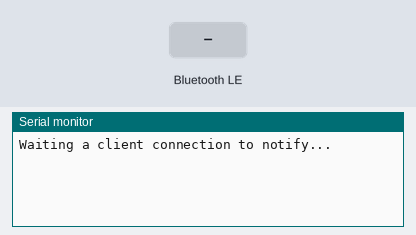
A sketch run on a simulated ESP32. Parts: the last lines printed to the serial monitor. The test bench sets the inputs (shaded band). Nothing arrives over Bluetooth unless stated; a phone connects over Bluetooth LE 3 s after start.

Above: at 1.2 s.
1.3 s: Bluetooth LE write "1" received
At 2.2 s:
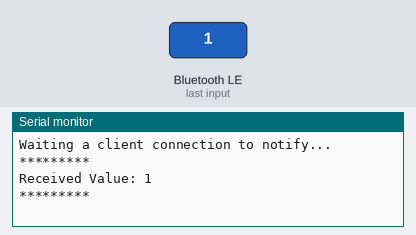
2.8 s: Bluetooth LE write "0" received
At 3.3 s:
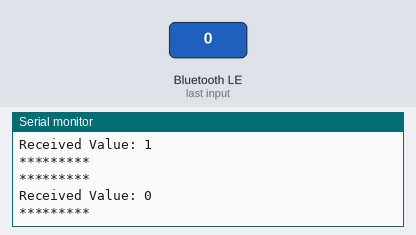
4.3 s: Bluetooth LE write "2" received
At 5.7 s:
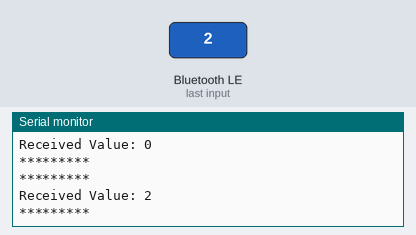

Measured:
- after the input at 1.3 s, the serial monitor: prints a new line after 0.05 s (image 1)
- after the input at 2.8 s, the serial monitor: prints a new line after 0.05 s (image 2)
- after the input at 4.3 s, the serial monitor: prints a new line after 0.05 s (image 3)

The sketch:

BLE_uart.ino
```cpp
/*
    Video: https://www.youtube.com/watch?v=oCMOYS71NIU
    Based on Neil Kolban example for IDF: https://github.com/nkolban/esp32-snippets/blob/master/cpp_utils/tests/BLE%20Tests/SampleNotify.cpp
    Ported to Arduino ESP32 by Evandro Copercini

   Create a BLE server that, once we receive a connection, will send periodic notifications.
   The service advertises itself as: 6E400001-B5A3-F393-E0A9-E50E24DCCA9E
   Has a characteristic of: 6E400002-B5A3-F393-E0A9-E50E24DCCA9E - used for receiving data with "WRITE"
   Has a characteristic of: 6E400003-B5A3-F393-E0A9-E50E24DCCA9E - used to send data with  "NOTIFY"

   The design of creating the BLE server is:
   1. Create a BLE Server
   2. Create a BLE Service
   3. Create a BLE Characteristic on the Service
   4. Create a BLE Descriptor on the characteristic
   5. Start the service.
   6. Start advertising.

   In this example rxValue is the data received (only accessible inside that function).
   And txValue is the data to be sent, in this example just a byte incremented every second.
*/
#include <BLEDevice.h>
#include <BLEServer.h>
#include <BLEUtils.h>
#include <BLE2902.h>

BLEServer *pServer = NULL;
BLECharacteristic * pTxCharacteristic;
bool deviceConnected = false;
bool oldDeviceConnected = false;
//std::string txValue;
int flag = 0;

// See the following for generating UUIDs:
// https://www.uuidgenerator.net/

#define SERVICE_UUID           "6E400001-B5A3-F393-E0A9-E50E24DCCA9E" // UART service UUID
#define CHARACTERISTIC_UUID_RX "6E400002-B5A3-F393-E0A9-E50E24DCCA9E"
#define CHARACTERISTIC_UUID_TX "6E400003-B5A3-F393-E0A9-E50E24DCCA9E"


class MyServerCallbacks: public BLEServerCallbacks {
    void onConnect(BLEServer* pServer) {
      deviceConnected = true;
    };

    void onDisconnect(BLEServer* pServer) {
      deviceConnected = false;
    }
};

class MyCallbacks: public BLECharacteristicCallbacks {
    void onWrite(BLECharacteristic *pCharacteristic) {
      std::string rxValue = pCharacteristic->getValue();

      if (rxValue.length() > 0) {
        Serial.println("*********");
        Serial.print("Received Value: ");
        for (int i = 0; i < rxValue.length(); i++)
          Serial.print(rxValue[i]);

        std::size_t found = rxValue.find("Time since boot");
        if (found != std::string::npos)
          flag = 1;
//        txValue = rxValue;
        Serial.println();
        Serial.println("*********");
      }
    }
};


void setup() {
  Serial.begin(115200);

  // Create the BLE Device
  BLEDevice::init("UART Service");

  // Create the BLE Server
  pServer = BLEDevice::createServer();
  pServer->setCallbacks(new MyServerCallbacks());

  // Create the BLE Service
  BLEService *pService = pServer->createService(SERVICE_UUID);

  BLEAdvertising *pAdvertising = BLEDevice::getAdvertising();
  pAdvertising->addServiceUUID(SERVICE_UUID);
  pAdvertising->setScanResponse(true);

  // Create a BLE Characteristic
  pTxCharacteristic = pService->createCharacteristic(
										CHARACTERISTIC_UUID_TX,
										BLECharacteristic::PROPERTY_NOTIFY
									);

  pTxCharacteristic->addDescriptor(new BLE2902());

  BLECharacteristic * pRxCharacteristic = pService->createCharacteristic(
											 CHARACTERISTIC_UUID_RX,
											BLECharacteristic::PROPERTY_WRITE
										);

  pRxCharacteristic->setCallbacks(new MyCallbacks());

  // Start the service
  pService->start();

  // Start advertising
  pServer->getAdvertising()->start();
  Serial.println("Waiting a client connection to notify...");
}

void loop() {

    if (deviceConnected && flag) {
        static uint8_t txValue = 'a';
        pTxCharacteristic->setValue(&txValue, 1);
        pTxCharacteristic->notify();
//        txValue++;
        flag = 0;
		delay(10); // bluetooth stack will go into congestion, if too many packets are sent
	}

    // disconnecting
    if (!deviceConnected && oldDeviceConnected) {
        delay(500); // give the bluetooth stack the chance to get things ready
        pServer->startAdvertising(); // restart advertising
        Serial.println("start advertising");
        oldDeviceConnected = deviceConnected;
    }
    // connecting
    if (deviceConnected && !oldDeviceConnected) {
		// do stuff here on connecting
        oldDeviceConnected = deviceConnected;
    }
}
```
